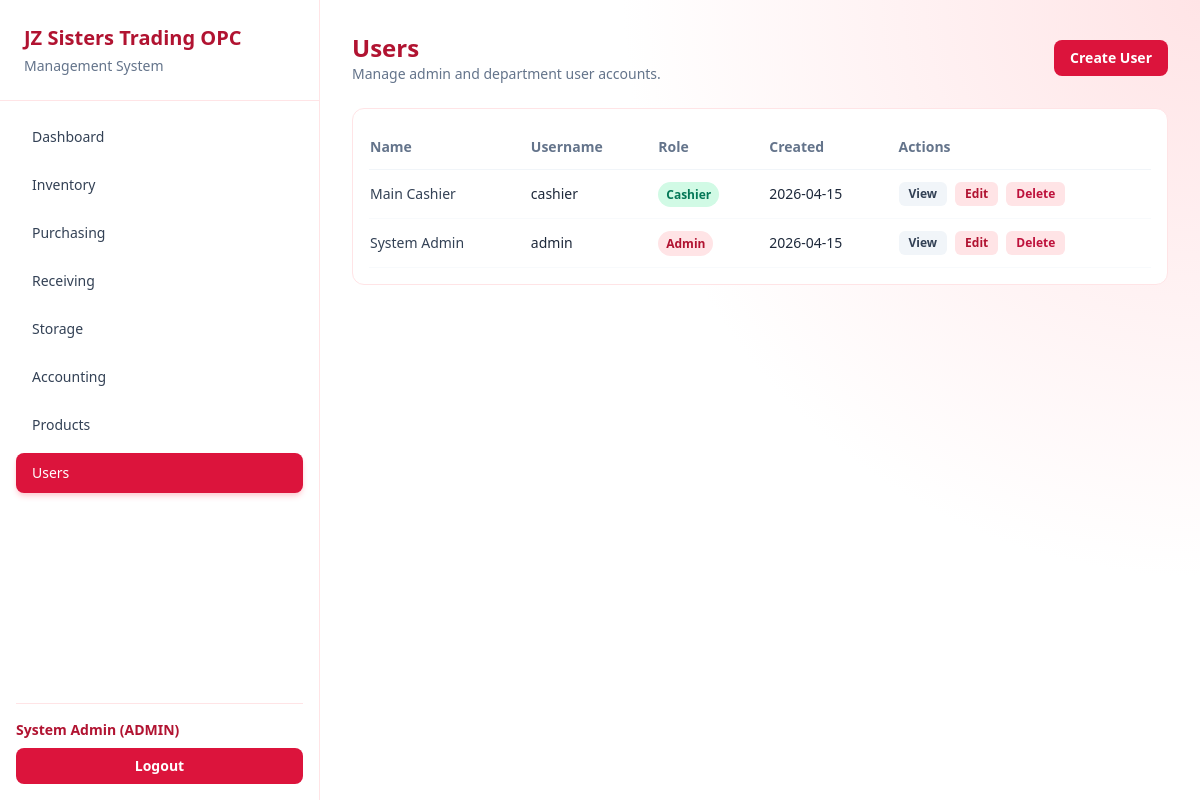
Before: /admin/users.php (signed in) with the older database file.
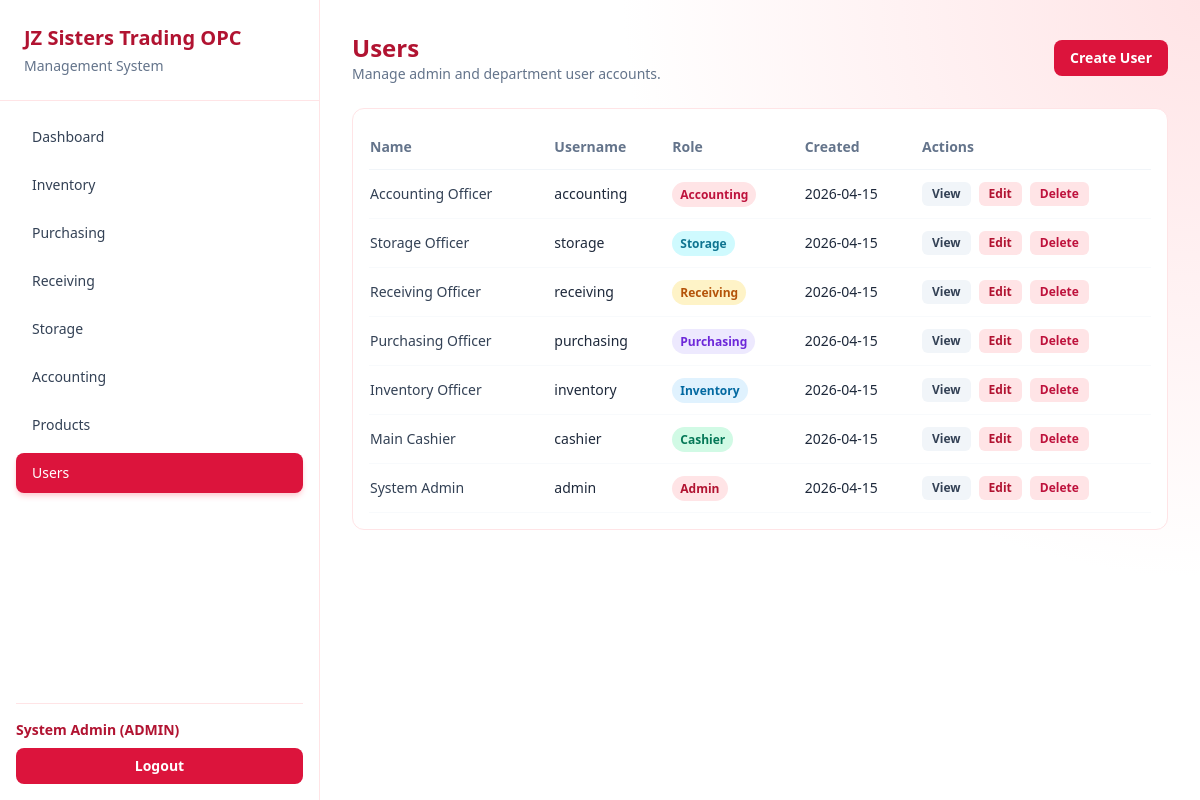
After: the same page with the newer database file.
### tables this page shows
CREATE TABLE `users` (
  `id` int(11) NOT NULL,
  `name` varchar(120) NOT NULL,
  `username` varchar(50) NOT NULL,
  `password` varchar(255) NOT NULL,
  `role` enum('ADMIN','CASHIER','INVENTORY','PURCHASING','RECEIVING','STORAGE','ACCOUNTING') NOT NULL,
  `created_at` timestamp NOT NULL DEFAULT current_timestamp()
);

### includes/helpers.php (called while the page is built, shortened)
<?php
function e($value)
{
    return htmlspecialchars((string)$value, ENT_QUOTES, 'UTF-8');
}
function config($key = null, $default = null)
{
    $config = $GLOBALS['app_config'] ?? [];
    $segments = explode('.', (string)$key);
    $value = $config;
    foreach ($segments as $segment) {
        $value = $value[$segment];
    }
    return $value;
}
function app_base_url()
{
    $baseUrl = trim((string)config('app.base_url', '/client1'));
    return '/' . trim($baseUrl, '/');
}
function app_url($path = '')
{
    $path = ltrim((string)$path, '/');
    $baseUrl = app_base_url();
    return $baseUrl . '/' . $path;
}
function asset_url($path = '')
{
    $path = ltrim((string)$path, '/');
    return app_url('assets/' . $path);
}

### includes/auth.php (called while the page is built, shortened)
<?php
function current_user()
{
    return $_SESSION['user'] ?? null;
}

### admin/users.php (the view, shortened to what this page needs)
<?php
require_once __DIR__ . '/../includes/bootstrap.php';
$activePage = 'users';
$roleLabels = [
    'ADMIN' => 'Admin',
    'CASHIER' => 'Cashier',
    'INVENTORY' => 'Inventory',
    'PURCHASING' => 'Purchasing',
    'RECEIVING' => 'Receiving',
    'STORAGE' => 'Storage',
    'ACCOUNTING' => 'Accounting',
];
$roleBadgeClasses = [
    'ADMIN' => 'bg-brand-100 text-brand-700',
    'CASHIER' => 'bg-emerald-100 text-emerald-700',
    'INVENTORY' => 'bg-sky-100 text-sky-700',
    'PURCHASING' => 'bg-violet-100 text-violet-700',
    'RECEIVING' => 'bg-amber-100 text-amber-700',
    'STORAGE' => 'bg-cyan-100 text-cyan-700',
    'ACCOUNTING' => 'bg-rose-100 text-rose-700',
];
$users = $pdo->query('SELECT id, name, username, role, created_at FROM users ORDER BY id DESC')->fetchAll();
include __DIR__ . '/../partials/header.php';
?>
<div class="space-y-6">
    <div class="flex flex-wrap items-center justify-between gap-3">
        <div>
            <h2 class="text-2xl font-bold text-brand-700">Users</h2>
            <p class="text-sm text-slate-500">Manage admin and department user accounts.</p>
        </div>
        <button data-modal-open="create-user-modal" class="rounded-lg bg-brand-600 px-4 py-2 text-sm font-semibold text-white hover:bg-brand-700">Create User</button>
    </div>
    <div class="rounded-xl border border-brand-100 bg-white p-4 overflow-x-auto">
        <table class="min-w-full text-sm">
            <thead>
            <tr class="border-b border-slate-100 text-left text-slate-500">
                <th class="py-3 pr-3">Name</th>
                <th class="py-3 pr-3">Username</th>
                <th class="py-3 pr-3">Role</th>
                <th class="py-3 pr-3">Created</th>
                <th class="py-3">Actions</th>
            </tr>
            </thead>
            <tbody>
            <?php if (!$users): ?>
                <tr><td class="py-4 text-slate-500" colspan="5">No users found.</td></tr>
            <?php else: ?>
                <?php foreach ($users as $u): ?>
                    <tr class="border-b border-slate-50">
                        <td class="py-3 pr-3 font-medium text-slate-700"><?= e($u['name']); ?></td>
                        <td class="py-3 pr-3"><?= e($u['username']); ?></td>
                        <td class="py-3 pr-3">
                            <?php $badgeClass = $roleBadgeClasses[$u['role']] ?? 'bg-slate-100 text-slate-700'; ?>
                            <span class="rounded-full px-2 py-1 text-xs font-semibold <?= e($badgeClass); ?>">
                                <?= e($roleLabels[$u['role']] ?? $u['role']); ?>
                            </span>
                        </td>
                        <td class="py-3 pr-3"><?= e(date('Y-m-d', strtotime($u['created_at']))); ?></td>
                        <td class="py-3">
                            <div class="flex flex-wrap gap-2">
                                <button data-modal-open="view-user-<?= (int)$u['id']; ?>" class="rounded-md bg-slate-100 px-2.5 py-1 text-xs font-semibold text-slate-700 hover:bg-slate-200">View</button>
                                <button data-modal-open="edit-user-<?= (int)$u['id']; ?>" class="rounded-md bg-brand-100 px-2.5 py-1 text-xs font-semibold text-brand-700 hover:bg-brand-200">Edit</button>
                                <button data-modal-open="delete-user-<?= (int)$u['id']; ?>" class="rounded-md bg-rose-100 px-2.5 py-1 text-xs font-semibold text-rose-700 hover:bg-rose-200">Delete</button>
                            </div>
                        </td>
                    </tr>
                <?php endforeach; ?>
            <?php endif; ?>
            </tbody>
        </table>
    </div>
</div>
<?php include __DIR__ . '/../partials/footer.php'; ?>

### partials/header.php (shortened to what this page needs)
<?php
$user = current_user();
?>
<!doctype html>
<html lang="en">
<head>
    <link rel="stylesheet" href="<?= e(asset_url('css/tailwind.css')); ?>">
</head>
<body class="page-bg min-h-screen text-slate-800">
<div class="flex min-h-screen">
    <?php if ($user): ?>
        <?php include __DIR__ . '/sidebar.php'; ?>
    <?php endif; ?>
    <main class="flex-1 p-4 pt-24 md:ml-72 md:pt-8 md:p-8 lg:ml-80">

### partials/sidebar.php (shortened to what this page needs)
<?php
$role = $user['role'] ?? '';
$displayName = $user['name'] ?? 'User';
if ($role === 'ADMIN') {
    $displayName = 'System Admin';
}
$menu = [];
if (isset($roleMenus[$role])) {
    $menu = $roleMenus[$role];
}
?>
<aside class="hidden md:fixed md:inset-y-0 md:left-0 md:z-30 md:flex md:w-72 lg:w-80 flex-col border-r border-brand-100 bg-white/95 backdrop-blur">
    <div class="border-b border-brand-100 p-6">
        <h1 class="text-xl font-bold text-brand-700">JZ Sisters Trading OPC</h1>
        <p class="mt-1 text-sm text-slate-500">Management System</p>
    </div>
    <div class="flex flex-1 flex-col p-4">
        <div class="space-y-2">
            <?php foreach ($menu as $item): ?>
                <a href="<?= e($item['path']); ?>"
                   class="block rounded-lg px-4 py-2.5 text-sm font-medium transition <?= $activePage === $item['key'] ? 'bg-brand-600 text-white shadow-md shadow-brand-200' : 'text-slate-700 hover:bg-brand-50 hover:text-brand-700'; ?>">
                    <?= e($item['label']); ?>
                </a>
            <?php endforeach; ?>
        </div>
        <div class="mt-auto border-t border-brand-100 pt-4">
            <p class="text-sm font-semibold text-brand-700"><?= e($displayName); ?> (<?= e($role); ?>)</p>
            <a href="<?= e(app_url('logout.php')); ?>" class="mt-2 block rounded-lg bg-brand-600 px-4 py-2 text-center text-sm font-semibold text-white hover:bg-brand-700">Logout</a>
        </div>
    </div>
</aside>

### partials/footer.php (shortened to what this page needs)
    </main>
</div>
</body>
</html>

### partials/header.php (style rules this page uses)
.page-bg { background: radial-gradient(circle at top right, #ffe4e6 0%, #ffffff 40%, #ffffff 100%); }

Changed rows visible on the page:
added users: name "Accounting Officer", username "accounting", role "Accounting", created_at "2026-04-15"
added users: name "Storage Officer", username "storage", role "Storage", created_at "2026-04-15"
added users: name "Receiving Officer", username "receiving", role "Receiving", created_at "2026-04-15"
added users: name "Purchasing Officer", username "purchasing", role "Purchasing", created_at "2026-04-15"
added users: name "Inventory Officer", username "inventory", role "Inventory", created_at "2026-04-15"
